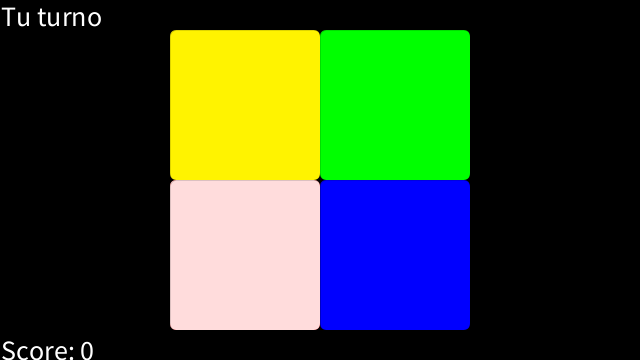
Frame 1 (no input)
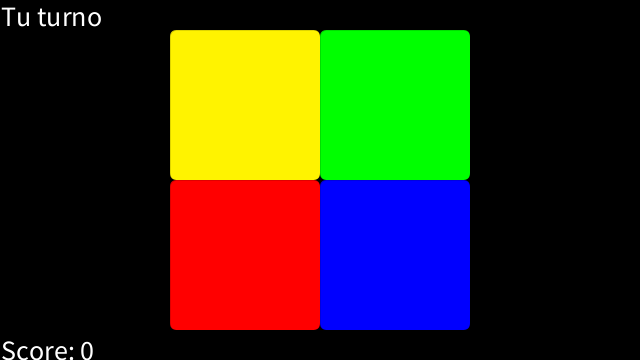
Frame 60 (the mouse pressed at the canvas centre just before this capture)
Frame 120 (the mouse held since frame 60 and released just before this capture): identical to frame 60, image omitted

The Processing sketch that drew these frames (run headless with seeded random() and noise(); from frame 60 on, the mouse is pressed at the canvas centre):

// Processing sketch: processing_83214
// ── processing_83214.pde


ArrayList movimientos;
ArrayList movimientosHechosPlayer1;
cubesKit boxes;
int frameRateValue;
int score=0;//guarda las jugadas.
String texto=""; //lo que va mostrando.

// grab a reference to the applet. This is used to register the events
PApplet app = this;

void setup() 
{
  size(640, 360);
  rectMode(RADIUS); 

  movimientos=new ArrayList();
  movimientosHechosPlayer1=new ArrayList();
  boxes = new cubesKit( 0, 0, 75);
  frameRateValue=30;
  frameRate(frameRateValue);
}

void draw() 
{ 
  background(0);
  stroke(1);  
  int boxPressedNumber=0;

  // Game Algorithm...
  translate(width/2.0, height/2.0);
  boxPressedNumber=boxes.whichBoxIsPressed(); //Guarda el cubo que fue apretado.
  if (boxPressedNumber > 0) {
    movimientosHechosPlayer1.add((int) boxPressedNumber);//Agrego el cubo como movimiento hecho al array del jugador.
  } else {
    int diferenciaMovimientos=( movimientos.size()-movimientosHechosPlayer1.size());
    //Si no hay jugadas generadas, o tienen la misma cantidad de jugadas hechas y el Jugador no pifió, genero. La compu va solo se adelanta 1 jugada al player ;
    if (comparaMovimientosCpuVsHumano (movimientos, movimientosHechosPlayer1)) { 
      if ( diferenciaMovimientos < 1) { 
         texto="Tu turno";
         movimientos.add(movimientoRandom());
         boxes.muestraMovimientosCompu(movimientos);            
         //println("Movimientos Player: "+movimientosHechosPlayer1+" Tot. "+movimientosHechosPlayer1.size()+" Movimientos Random: "+movimientos+" Tot"+movimientos.size());        
         score();
         movimientosHechosPlayer1=new ArrayList();
       }    
    } else {
        score=0;
        texto="Uh, perdiste. Volvé a intentarlo";
        textSize(12);
        fill(255);
        movimientos=new ArrayList();          
        movimientosHechosPlayer1=new ArrayList();
    }
  }
    textSize(28);
    fill(255);
    text(texto,-(width/2),-height/2+25);
    text("Score: "+score, -(width/2),height/2);
  // Game Algorithm End.
}

void score() {
 if(movimientosHechosPlayer1.size()>0) //contabilizo score, sino no.
  score++; 
}

boolean comparaMovimientosCpuVsHumano (ArrayList movimientos, ArrayList movimientosHechosPlayer1) {
  boolean sonIguales=true;
if ( movimientos.size() >= movimientosHechosPlayer1.size() ) { //algo anda mal, no debería nunca adelantarse segun el algoritmo el player al CPU. #IMPORTANTE
  for (int i=0;i<movimientosHechosPlayer1.size();i++) {
    if (movimientos.get(i) != movimientosHechosPlayer1.get(i))
      sonIguales=false;
  }
}
  return sonIguales;
}


int movimientoRandom()
{
  return int(random(1, 5));
}


/* Es cada una de las cajitas. */
//Se dibuja y detecta comportamiento sobre ella misma. (incluye logica para esto) y captura de envento mouse.

public class cube { //es un rectangulo pero tiene alma de grandeza.
  private float boxSize=0;
 
  float xOffset=0.0;
  float yOffset=0.0;
  
  float by;//posicion inicial del cubo en y
  float bx; //posicion inicial del cubo en x
  color bc;//Color Original Del cubo.
  color bcNow;//color que cambia según el estado.
  
  int strokeWeight=0; //strokeWeight se setea antes del draw.  
  
  boolean isComputer=false;//global para saber si el cubo esta siendo tocado por la compu en este instanste.
  
  //Mouse Global Stuff
  boolean overBox = false;
  boolean doOnce = false;
  boolean mouse=false;

  cube (float x, float y, int d, color c) {
    bx=x;
    by=y;
    boxSize=d;
    bc=c;
    
    app.registerMethod("mouseEvent",this);
 //   app.registerMouseEvent(this);

  }

  boolean isButtonClickedandCursorOverTheBox () {
    // Test if the cursor is over the box 
    stroke(0);
    float x= mouseX-(width/2); //
    float y=mouseY-(height/2);
    if (bx > (x-boxSize) && bx < (x+boxSize) && by > (y-boxSize) && by < (y+boxSize)) {
      overBox = true;        
     //  strokeWeight=5; no encontré por que queda 'presionado' en el android.
      if (isMousePressed()) {
        bcNow=color(red(bc),green(bc),blue(bc),110);//color.
        strokeWeight=10;
        return true;
      }  
    } else {
      strokeWeight=0;
      overBox = false;
      bcNow=bc;
    }
    return false;
  }

    void showCube(boolean isCPU) { 
      isComputer=isCPU;
      if (isComputer) {
        strokeWeight=0;
        bcNow=color(255,255,255,220);//color.
      }
    }
    

    boolean isMousePressed() {
      boolean locked=false;
      if (overBox && mouse && doOnce) {  //Solo voy a contabilizar un click, y no si esta apretado.
        locked = true;
        doOnce=false; //Ya pasó el primer click.
      }
      xOffset = mouseX-bx; 
      yOffset = mouseY-by; 
      return locked;
    }
    
    void draw() {
      if (isComputer){ 
        fill(bcNow);
      }else { //es el user o no hay movimiento.
       fill(bcNow);
       strokeWeight(strokeWeight);
      }
       //dibujo
       rect(bx, by, boxSize, boxSize,7);  
       //reseteo
       bcNow=bc;  
       strokeWeight=0; 
    }



// called on all bots when a mouse event occurs
void mouseEvent(MouseEvent event) {
    // get the x and y pos of the event
    int x = event.getX();
    int y = event.getY();
    
    switch (event.getAction()) {
    case MouseEvent.PRESS:
         if (doOnce == false) {
             mouse=true;
             doOnce=true;
         }  
          break;
    case MouseEvent.RELEASE:
        doOnce=false;
        mouse=false;
       //  locked = false; 
      break;
    case MouseEvent.CLICK:
      // do something...
      break;
    case MouseEvent.DRAG:
 /*          if(locked) {
            bx = mouseX-xOffset; 
            by = mouseY-yOffset; 
           }
      break;
*/    case MouseEvent.MOVE:
      // do something...
      break;
    }
  }
}
/* es un array list que se encarga de mostrar cada cajita, 
   sigue las jugadas de la cpu, captura evento draw.
*/

//
public class cubesKit {
     float x;
     float y;
     int boxSize; 
     ArrayList cubes;
     
     int frameStartCount=0; //la uso como contador mientras muestro jugadas de la cpu.
     int speed=30; //Cantidad de frames que espero mostrando el movimiento de la cpu, deberia pasar al constructor.
   
     ArrayList jugadaActual; //Array de Jugadas.
     boolean isComputerPlaying=false; // flag para mostrar jugadas compu
     int pos=0;//posicion 
     
     
     
  cubesKit (float puntoX, float puntoY, int bSize) {
   //import processing.opengl.*;
   boxSize=bSize; 
   x=puntoX;
   y=puntoY;
   cubes=new ArrayList();
   
   app.registerMethod("draw",this); //registro al PAPPLET Parent para que tome estas funciones ( creo que PApplet aca hace de 'observer'
   
   //SETEO LOS CUADRADOS de SIMON
   cubes.add(new cube(x-boxSize, y-boxSize, boxSize,color(255,243,0)));
   cubes.add(new cube(x+boxSize, y-boxSize, boxSize,color(0,255,0)));
   cubes.add(new cube(x-boxSize, y+boxSize, boxSize,color(255,0,0)));  
   cubes.add(new cube(x+boxSize, y+boxSize, boxSize,color(0,0,255)));  

  }
  
  void draw () {
   try {   
    //En cada ciclo imprimo Todos los cubos.
    for (int i=0;i<cubes.size();i++){
      cube cube= (cube) cubes.get(i);
      cube.showCube(false); 
      cube.draw();
    }
   //Luego aprovecho el propio ciclo de Draw para mostrar la jugada de la cpu.
    if (isComputerPlaying){      
      if ((frameStartCount+speed)>=frameCount){ // Todavia no paso el ciclo de mostrar movida.    
          int computerMovement=(Integer) jugadaActual.get(pos);         
          computerMovement-=1;
          cube cube= (cube) cubes.get(computerMovement);   
          cube.showCube(true);
          cube.draw();
             
         // println("mostrando jugada compu: "+jugadaActual.size()+"posicion"+pos+" frameStartCount+speed "+(frameStartCount+speed)+" frameCount"+frameCount);
      }else { //Termino de mostrar la jugada.               
             pos++;
          //   println("jugadaCompu "+jugadaActual.size()+" llega a sumar pos?"+pos);
             frameStartCount=frameCount;//vuelvo contador de frames para que cuente desde el actual.
             if(pos >= jugadaActual.size()){
              pos=0;
              isComputerPlaying=false;
              frameStartCount=0;
          //    println("Fin!! jugadaCompu "+jugadaActual.size()+" pos?"+pos); 
             }          
       }
    
    } 
   } catch (Exception e) {
               e.printStackTrace();
               println("aca esta la macana");
         }
  }
 
 
 int whichBoxIsPressed () {
   int cubeNumber=0; 
    for (int i=0;i<cubes.size();i++){
     cube cube= (cube) cubes.get(i);   
     if(cube.isButtonClickedandCursorOverTheBox())
        cubeNumber=i+1;
    }
    return cubeNumber;
  }
     //Muestra las jugadas de la compu.
  void muestraMovimientosCompu (ArrayList jugadas) {
    jugadaActual=jugadas;
    frameStartCount=frameCount;   
    isComputerPlaying=true;
    pos=0;
  }
}
